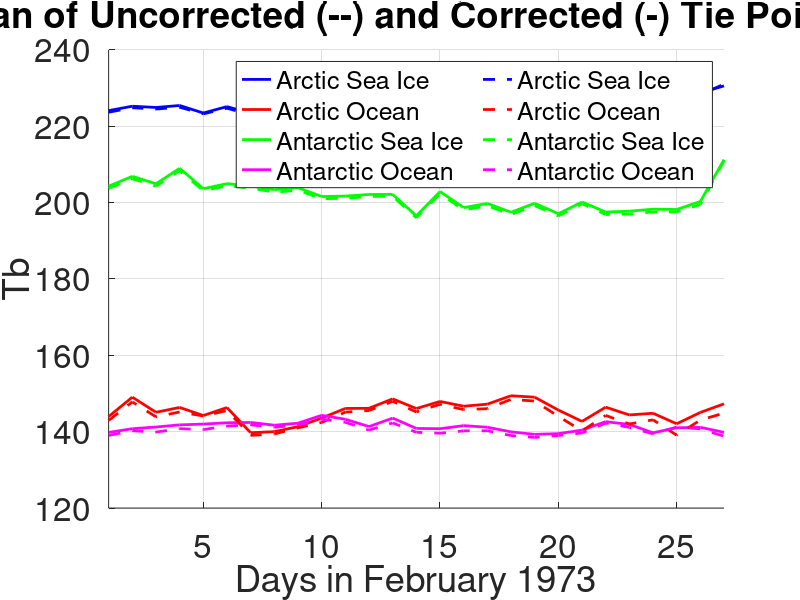
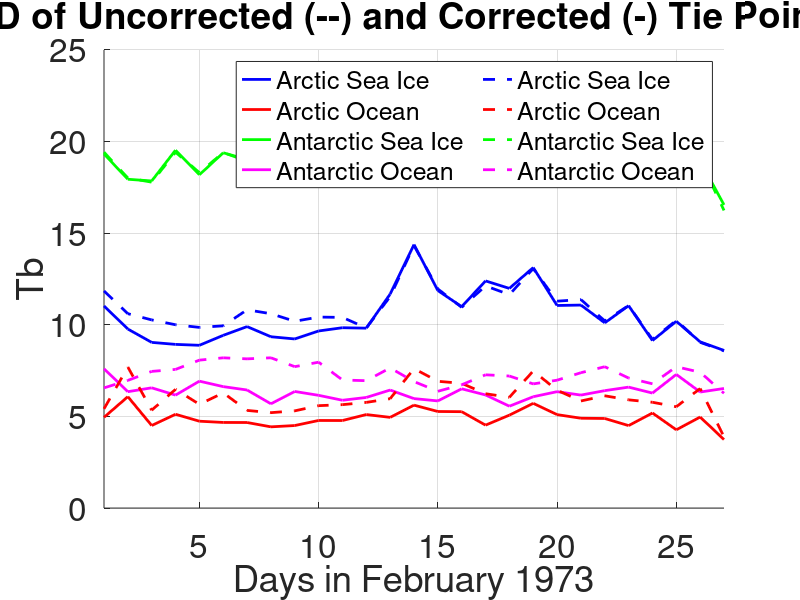

MATLAB code for these plots, in order:
close all

load("Uncorrected3.mat")
load("Corrected3.mat")

figure('Position',[25,50, 1200,600])
hold on
plot(Corrected.Arc_ice_mean, 'LineStyle','-',"DisplayName","Arctic Sea Ice", 'LineWidth',2,'Color','b')
plot(Corrected.Arc_ocean_mean, 'LineStyle','-',"DisplayName","Arctic Ocean", 'LineWidth',2,'Color','r')
plot(Corrected.Ant_ice_mean, 'LineStyle','-',"DisplayName","Antarctic Sea Ice", "LineWidth",2,'Color','green')
plot(Corrected.Ant_ocean_mean, 'LineStyle','-',"DisplayName","Antarctic Ocean", "LineWidth",2,'Color','magenta')
plot(Uncorrected.Arc_ice_mean, 'LineStyle','--',"DisplayName","Arctic Sea Ice", "LineWidth",2,'Color','b')
plot(Uncorrected.Arc_ocean_mean, 'LineStyle','--',"DisplayName","Arctic Ocean", 'LineWidth',2,'Color','r')
plot(Uncorrected.Ant_ice_mean, 'LineStyle','--',"DisplayName","Antarctic Sea Ice", "LineWidth",2,'Color','green')
plot(Uncorrected.Ant_ocean_mean, 'LineStyle','--',"DisplayName","Antarctic Ocean", 'LineWidth',2,'Color','magenta')
title("Mean of Uncorrected (--) and Corrected (-) Tie Point Tb")
xlabel("Days in February 1973")
ylabel("Tb")
set(gca, "FontSize",24)
xlim([1,27])
legend("NumColumns",2,'FontSize',18)
grid

figure('Position',[25,50, 1200,600])
hold on
plot(Corrected.Arc_ice_std, 'LineStyle','-',"DisplayName","Arctic Sea Ice", 'LineWidth',2,'Color','b')
plot(Corrected.Arc_ocean_std, 'LineStyle','-',"DisplayName","Arctic Ocean", 'LineWidth',2,'Color','r')
plot(Corrected.Ant_ice_std, 'LineStyle','-',"DisplayName","Antarctic Sea Ice", "LineWidth",2,'Color','green')
plot(Corrected.Ant_ocean_std, 'LineStyle','-',"DisplayName","Antarctic Ocean", 'LineWidth',2,'Color','magenta')
plot(Uncorrected.Arc_ice_std, 'LineStyle','--',"DisplayName","Arctic Sea Ice", "LineWidth",2,'Color','b')
plot(Uncorrected.Arc_ocean_std, 'LineStyle','--',"DisplayName","Arctic Ocean", 'LineWidth',2,'Color','r')
plot(Uncorrected.Ant_ice_std, 'LineStyle','--',"DisplayName","Antarctic Sea Ice", "LineWidth",2,'Color','green')
plot(Uncorrected.Ant_ocean_std, 'LineStyle','--',"DisplayName","Antarctic Ocean", 'LineWidth',2,'Color','magenta')
title("STD of Uncorrected (--) and Corrected (-) Tie Point Tb")
xlabel("Days in February 1973")
ylabel("Tb")
set(gca, "FontSize",24)
xlim([1,27])
legend("NumColumns",2,'FontSize',18)
grid
